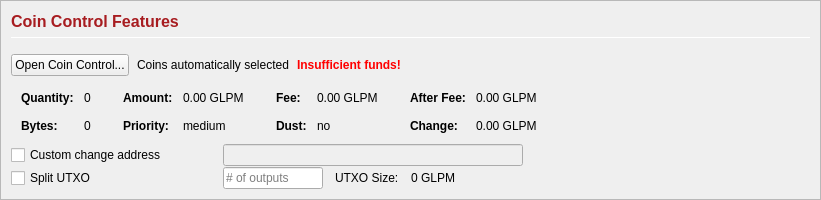
         <widget class="QFrame" name="frameCoinControl">
          <property name="sizePolicy">
           <sizepolicy hsizetype="Expanding" vsizetype="Expanding">
            <horstretch>0</horstretch>
            <verstretch>0</verstretch>
           </sizepolicy>
          </property>
          <property name="maximumSize">
           <size>
            <width>16777215</width>
            <height>16777215</height>
           </size>
          </property>
          <property name="frameShape">
           <enum>QFrame::StyledPanel</enum>
          </property>
          <property name="frameShadow">
           <enum>QFrame::Sunken</enum>
          </property>
          <layout class="QVBoxLayout" name="verticalLayoutCoinControl2">
           <property name="spacing">
            <number>0</number>
           </property>
           <property name="leftMargin">
            <number>0</number>
           </property>
           <property name="topMargin">
            <number>0</number>
           </property>
           <property name="rightMargin">
            <number>0</number>
           </property>
           <property name="bottomMargin">
            <number>0</number>
           </property>
           <item>
            <widget class="QFrame" name="frameCoinControl_BG">
             <layout class="QVBoxLayout" name="verticalLayoutCoinControl" stretch="0,0,0,0,0,0">
              <property name="spacing">
               <number>1</number>
              </property>
              <property name="leftMargin">
               <number>10</number>
              </property>
              <property name="topMargin">
               <number>10</number>
              </property>
              <item>
               <layout class="QHBoxLayout" name="horizontalLayoutCoinControl1">
                <property name="bottomMargin">
                 <number>15</number>
                </property>
                <item>
                 <layout class="QVBoxLayout" name="verticalLayout_3">
                  <property name="spacing">
                   <number>6</number>
                  </property>
                  <item>
                   <widget class="QLabel" name="labelCoinControlFeatures">
                    <property name="sizePolicy">
                     <sizepolicy hsizetype="Preferred" vsizetype="Maximum">
                      <horstretch>0</horstretch>
                      <verstretch>0</verstretch>
                     </sizepolicy>
                    </property>
                    <property name="minimumSize">
                     <size>
                      <width>0</width>
                      <height>20</height>
                     </size>
                    </property>
                    <property name="font">
                     <font>
                      <pointsize>12</pointsize>
                      <weight>75</weight>
                      <bold>true</bold>
                     </font>
                    </property>
                    <property name="styleSheet">
                     <string notr="true">color:#a71c20;font-weight:bold;</string>
                    </property>
                    <property name="text">
                     <string>Coin Control Features</string>
                    </property>
                   </widget>
                  </item>
                  <item>
                   <widget class="Line" name="line">
                    <property name="minimumSize">
                     <size>
                      <width>0</width>
                      <height>1</height>
                     </size>
                    </property>
                    <property name="maximumSize">
                     <size>
                      <width>16777215</width>
                      <height>1</height>
                     </size>
                    </property>
                    <property name="orientation">
                     <enum>Qt::Horizontal</enum>
                    </property>
                   </widget>
                  </item>
                 </layout>
                </item>
               </layout>
              </item>
              <item>
               <layout class="QHBoxLayout" name="horizontalLayoutCoinControl2" stretch="0,0,0,0">
                <property name="spacing">
                 <number>8</number>
                </property>
                <property name="bottomMargin">
                 <number>10</number>
                </property>
                <item>
                 <widget class="QPushButton" name="pushButtonCoinControl">
                  <property name="styleSheet">
                   <string notr="true"/>
                  </property>
                  <property name="text">
                   <string>Open Coin Control...</string>
                  </property>
                  <property name="autoDefault">
                   <bool>false</bool>
                  </property>
                 </widget>
                </item>
                <item>
                 <widget class="QLabel" name="labelCoinControlAutomaticallySelected">
                  <property name="text">
                   <string>Coins automatically selected</string>
                  </property>
                  <property name="margin">
                   <number>5</number>
                  </property>
                 </widget>
                </item>
                <item>
                 <widget class="QLabel" name="labelCoinControlInsuffFunds">
                  <property name="font">
                   <font>
                    <weight>75</weight>
                    <bold>true</bold>
                   </font>
                  </property>
                  <property name="styleSheet">
                   <string notr="true">color:red;font-weight:bold;</string>
                  </property>
                  <property name="text">
                   <string>Insufficient funds!</string>
                  </property>
                  <property name="margin">
                   <number>5</number>
                  </property>
                 </widget>
                </item>
                <item>
                 <spacer name="horizontalSpacerCoinControl">
                  <property name="orientation">
                   <enum>Qt::Horizontal</enum>
                  </property>
                  <property name="sizeHint" stdset="0">
                   <size>
                    <width>40</width>
                    <height>1</height>
                   </size>
                  </property>
                 </spacer>
                </item>
               </layout>
              </item>
              <item>
               <widget class="QWidget" name="widgetCoinControl" native="true">
                <property name="sizePolicy">
                 <sizepolicy hsizetype="Preferred" vsizetype="Preferred">
                  <horstretch>0</horstretch>
                  <verstretch>0</verstretch>
                 </sizepolicy>
                </property>
                <property name="minimumSize">
                 <size>
                  <width>0</width>
                  <height>0</height>
                 </size>
                </property>
                <property name="styleSheet">
                 <string notr="true"/>
                </property>
                <layout class="QHBoxLayout" name="horizontalLayoutCoinControl5">
                 <property name="leftMargin">
                  <number>0</number>
                 </property>
                 <property name="topMargin">
                  <number>0</number>
                 </property>
                 <property name="rightMargin">
                  <number>0</number>
                 </property>
                 <property name="bottomMargin">
                  <number>0</number>
                 </property>
                 <item>
                  <layout class="QHBoxLayout" name="horizontalLayoutCoinControl3" stretch="0,0,0,1">
                   <property name="spacing">
                    <number>20</number>
                   </property>
                   <property name="topMargin">
                    <number>0</number>
                   </property>
                   <property name="bottomMargin">
                    <number>10</number>
                   </property>
                   <item>
                    <layout class="QFormLayout" name="formLayoutCoinControl1">
                     <property name="horizontalSpacing">
                      <number>10</number>
                     </property>
                     <property name="verticalSpacing">
                      <number>14</number>
                     </property>
                     <property name="leftMargin">
                      <number>10</number>
                     </property>
                     <property name="topMargin">
                      <number>4</number>
                     </property>
                     <property name="rightMargin">
                      <number>6</number>
                     </property>
                     <item row="0" column="0">
                      <widget class="QLabel" name="labelCoinControlQuantityText">
                       <property name="font">
                        <font>
                         <weight>75</weight>
                         <bold>true</bold>
                        </font>
                       </property>
                       <property name="text">
                        <string>Quantity:</string>
                       </property>
                       <property name="margin">
                        <number>0</number>
                       </property>
                      </widget>
                     </item>
                     <item row="0" column="1">
                      <widget class="QLabel" name="labelCoinControlQuantity">
                       <property name="cursor">
                        <cursorShape>IBeamCursor</cursorShape>
                       </property>
                       <property name="contextMenuPolicy">
                        <enum>Qt::ActionsContextMenu</enum>
                       </property>
                       <property name="text">
                        <string notr="true">0</string>
                       </property>
                       <property name="margin">
                        <number>0</number>
                       </property>
                       <property name="textInteractionFlags">
                        <set>Qt::LinksAccessibleByMouse|Qt::TextSelectableByKeyboard|Qt::TextSelectableByMouse</set>
                       </property>
                      </widget>
                     </item>
                     <item row="1" column="0">
                      <widget class="QLabel" name="labelCoinControlBytesText">
                       <property name="font">
                        <font>
                         <weight>75</weight>
                         <bold>true</bold>
                        </font>
                       </property>
                       <property name="text">
                        <string>Bytes:</string>
                       </property>
                      </widget>
                     </item>
                     <item row="1" column="1">
                      <widget class="QLabel" name="labelCoinControlBytes">
                       <property name="cursor">
                        <cursorShape>IBeamCursor</cursorShape>
                       </property>
                       <property name="contextMenuPolicy">
                        <enum>Qt::ActionsContextMenu</enum>
                       </property>
                       <property name="text">
                        <string notr="true">0</string>
                       </property>
                       <property name="textInteractionFlags">
                        <set>Qt::LinksAccessibleByMouse|Qt::TextSelectableByKeyboard|Qt::TextSelectableByMouse</set>
                       </property>
                      </widget>
                     </item>
                    </layout>
                   </item>
                   <item>
                    <layout class="QFormLayout" name="formLayoutCoinControl2">
                     <property name="horizontalSpacing">
                      <number>10</number>
                     </property>
                     <property name="verticalSpacing">
                      <number>14</number>
                     </property>
                     <property name="leftMargin">
                      <number>6</number>
                     </property>
                     <property name="topMargin">
                      <number>4</number>
                     </property>
                     <property name="rightMargin">
                      <number>6</number>
                     </property>
                     <item row="0" column="0">
                      <widget class="QLabel" name="labelCoinControlAmountText">
                       <property name="font">
                        <font>
                         <weight>75</weight>
                         <bold>true</bold>
                        </font>
                       </property>
                       <property name="text">
                        <string>Amount:</string>
                       </property>
                       <property name="margin">
                        <number>0</number>
                       </property>
                      </widget>
                     </item>
                     <item row="0" column="1">
                      <widget class="QLabel" name="labelCoinControlAmount">
                       <property name="cursor">
                        <cursorShape>IBeamCursor</cursorShape>
                       </property>
                       <property name="contextMenuPolicy">
                        <enum>Qt::ActionsContextMenu</enum>
                       </property>
                       <property name="text">
                        <string notr="true">0.00 GLPM</string>
                       </property>
                       <property name="textInteractionFlags">
                        <set>Qt::LinksAccessibleByMouse|Qt::TextSelectableByKeyboard|Qt::TextSelectableByMouse</set>
                       </property>
                      </widget>
                     </item>
                     <item row="1" column="0">
                      <widget class="QLabel" name="labelCoinControlPriorityText">
                       <property name="font">
                        <font>
                         <weight>75</weight>
                         <bold>true</bold>
                        </font>
                       </property>
                       <property name="text">
                        <string>Priority:</string>
                       </property>
                      </widget>
                     </item>
                     <item row="1" column="1">
                      <widget class="QLabel" name="labelCoinControlPriority">
                       <property name="cursor">
                        <cursorShape>IBeamCursor</cursorShape>
                       </property>
                       <property name="contextMenuPolicy">
                        <enum>Qt::ActionsContextMenu</enum>
                       </property>
                       <property name="text">
                        <string>medium</string>
                       </property>
                       <property name="textInteractionFlags">
                        <set>Qt::LinksAccessibleByMouse|Qt::TextSelectableByKeyboard|Qt::TextSelectableByMouse</set>
                       </property>
                      </widget>
                     </item>
                    </layout>
                   </item>
                   <item>
                    <layout class="QFormLayout" name="formLayoutCoinControl3">
                     <property name="horizontalSpacing">
                      <number>10</number>
                     </property>
                     <property name="verticalSpacing">
                      <number>14</number>
                     </property>
                     <property name="leftMargin">
                      <number>6</number>
                     </property>
                     <property name="topMargin">
                      <number>4</number>
                     </property>
                     <property name="rightMargin">
                      <number>6</number>
                     </property>
                     <item row="0" column="0">
                      <widget class="QLabel" name="labelCoinControlFeeText">
                       <property name="font">
                        <font>
                         <weight>75</weight>
                         <bold>true</bold>
                        </font>
                       </property>
                       <property name="text">
                        <string>Fee:</string>
                       </property>
                       <property name="margin">
                        <number>0</number>
                       </property>
                      </widget>
                     </item>
                     <item row="0" column="1">
                      <widget class="QLabel" name="labelCoinControlFee">
                       <property name="cursor">
                        <cursorShape>IBeamCursor</cursorShape>
                       </property>
                       <property name="contextMenuPolicy">
                        <enum>Qt::ActionsContextMenu</enum>
                       </property>
                       <property name="text">
                        <string notr="true">0.00 GLPM</string>
                       </property>
                       <property name="textInteractionFlags">
                        <set>Qt::LinksAccessibleByMouse|Qt::TextSelectableByKeyboard|Qt::TextSelectableByMouse</set>
                       </property>
                      </widget>
                     </item>
                     <item row="1" column="0">
                      <widget class="QLabel" name="labelCoinControlLowOutputText">
                       <property name="font">
                        <font>
                         <weight>75</weight>
                         <bold>true</bold>
                        </font>
                       </property>
                       <property name="text">
                        <string>Dust:</string>
                       </property>
                      </widget>
                     </item>
                     <item row="1" column="1">
                      <widget class="QLabel" name="labelCoinControlLowOutput">
                       <property name="cursor">
                        <cursorShape>IBeamCursor</cursorShape>
                       </property>
                       <property name="contextMenuPolicy">
                        <enum>Qt::ActionsContextMenu</enum>
                       </property>
                       <property name="text">
                        <string>no</string>
                       </property>
                       <property name="textInteractionFlags">
                        <set>Qt::LinksAccessibleByMouse|Qt::TextSelectableByKeyboard|Qt::TextSelectableByMouse</set>
                       </property>
                      </widget>
                     </item>
                    </layout>
                   </item>
                   <item>
                    <layout class="QFormLayout" name="formLayoutCoinControl4">
                     <property name="horizontalSpacing">
                      <number>10</number>
                     </property>
                     <property name="verticalSpacing">
                      <number>14</number>
                     </property>
                     <property name="leftMargin">
                      <number>6</number>
                     </property>
                     <property name="topMargin">
                      <number>4</number>
                     </property>
                     <property name="rightMargin">
                      <number>6</number>
                     </property>
                     <item row="0" column="0">
                      <widget class="QLabel" name="labelCoinControlAfterFeeText">
                       <property name="font">
                        <font>
                         <weight>75</weight>
                         <bold>true</bold>
                        </font>
                       </property>
                       <property name="text">
                        <string>After Fee:</string>
                       </property>
                       <property name="margin">
                        <number>0</number>
                       </property>
                      </widget>
                     </item>
                     <item row="0" column="1">
                      <widget class="QLabel" name="labelCoinControlAfterFee">
                       <property name="cursor">
                        <cursorShape>IBeamCursor</cursorShape>
                       </property>
                       <property name="contextMenuPolicy">
                        <enum>Qt::ActionsContextMenu</enum>
                       </property>
                       <property name="text">
                        <string notr="true">0.00 GLPM</string>
                       </property>
                       <property name="textInteractionFlags">
                        <set>Qt::LinksAccessibleByMouse|Qt::TextSelectableByKeyboard|Qt::TextSelectableByMouse</set>
                       </property>
                      </widget>
                     </item>
                     <item row="1" column="0">
                      <widget class="QLabel" name="labelCoinControlChangeText">
                       <property name="font">
                        <font>
                         <weight>75</weight>
                         <bold>true</bold>
                        </font>
                       </property>
                       <property name="text">
                        <string>Change:</string>
                       </property>
                      </widget>
                     </item>
                     <item row="1" column="1">
                      <widget class="QLabel" name="labelCoinControlChange">
                       <property name="cursor">
                        <cursorShape>IBeamCursor</cursorShape>
                       </property>
                       <property name="contextMenuPolicy">
                        <enum>Qt::ActionsContextMenu</enum>
                       </property>
                       <property name="text">
                        <string notr="true">0.00 GLPM</string>
                       </property>
                       <property name="textInteractionFlags">
                        <set>Qt::LinksAccessibleByMouse|Qt::TextSelectableByKeyboard|Qt::TextSelectableByMouse</set>
                       </property>
                      </widget>
                     </item>
                    </layout>
                   </item>
                  </layout>
                 </item>
                </layout>
               </widget>
              </item>
              <item>
               <layout class="QHBoxLayout" name="horizontalLayoutCoinControl4">
                <property name="spacing">
                 <number>12</number>
                </property>
                <property name="sizeConstraint">
                 <enum>QLayout::SetDefaultConstraint</enum>
                </property>
                <property name="topMargin">
                 <number>0</number>
                </property>
                <property name="rightMargin">
                 <number>0</number>
                </property>
                <item>
                 <widget class="QCheckBox" name="checkBoxCoinControlChange">
                  <property name="sizePolicy">
                   <sizepolicy hsizetype="Preferred" vsizetype="Preferred">
                    <horstretch>0</horstretch>
                    <verstretch>0</verstretch>
                   </sizepolicy>
                  </property>
                  <property name="minimumSize">
                   <size>
                    <width>200</width>
                    <height>0</height>
                   </size>
                  </property>
                  <property name="maximumSize">
                   <size>
                    <width>200</width>
                    <height>16777215</height>
                   </size>
                  </property>
                  <property name="toolTip">
                   <string>If this is activated, but the change address is empty or invalid, change will be sent to a newly generated address.</string>
                  </property>
                  <property name="text">
                   <string>Custom change address</string>
                  </property>
                 </widget>
                </item>
                <item>
                 <widget class="QValidatedLineEdit" name="lineEditCoinControlChange">
                  <property name="enabled">
                   <bool>false</bool>
                  </property>
                  <property name="sizePolicy">
                   <sizepolicy hsizetype="Preferred" vsizetype="Preferred">
                    <horstretch>0</horstretch>
                    <verstretch>0</verstretch>
                   </sizepolicy>
                  </property>
                  <property name="minimumSize">
                   <size>
                    <width>300</width>
                    <height>0</height>
                   </size>
                  </property>
                 </widget>
                </item>
                <item>
                 <widget class="QLabel" name="labelCoinControlChangeLabel">
                  <property name="sizePolicy">
                   <sizepolicy hsizetype="Preferred" vsizetype="Preferred">
                    <horstretch>0</horstretch>
                    <verstretch>0</verstretch>
                   </sizepolicy>
                  </property>
                  <property name="minimumSize">
                   <size>
                    <width>100</width>
                    <height>0</height>
                   </size>
                  </property>
                  <property name="text">
                   <string/>
                  </property>
                  <property name="margin">
                   <number>3</number>
                  </property>
                 </widget>
                </item>
               </layout>
              </item>
              <item>
               <layout class="QHBoxLayout" name="horizontalLayoutCoinControl6">
                <property name="spacing">
                 <number>12</number>
                </property>
                <property name="rightMargin">
                 <number>0</number>
                </property>
                <item>
                 <widget class="QCheckBox" name="splitBlockCheckBox">
                  <property name="sizePolicy">
                   <sizepolicy hsizetype="Preferred" vsizetype="Preferred">
                    <horstretch>0</horstretch>
                    <verstretch>0</verstretch>
                   </sizepolicy>
                  </property>
                  <property name="minimumSize">
                   <size>
                    <width>200</width>
                    <height>0</height>
                   </size>
                  </property>
                  <property name="maximumSize">
                   <size>
                    <width>200</width>
                    <height>16777215</height>
                   </size>
                  </property>
                  <property name="text">
                   <string>Split UTXO</string>
                  </property>
                 </widget>
                </item>
                <item>
                 <widget class="QLineEdit" name="splitBlockLineEdit">
                  <property name="sizePolicy">
                   <sizepolicy hsizetype="Preferred" vsizetype="Preferred">
                    <horstretch>50</horstretch>
                    <verstretch>0</verstretch>
                   </sizepolicy>
                  </property>
                  <property name="minimumSize">
                   <size>
                    <width>100</width>
                    <height>0</height>
                   </size>
                  </property>
                  <property name="maximumSize">
                   <size>
                    <width>100</width>
                    <height>16777215</height>
                   </size>
                  </property>
                  <property name="placeholderText">
                   <string># of outputs</string>
                  </property>
                 </widget>
                </item>
                <item>
                 <widget class="QLabel" name="labelBlockSizeText">
                  <property name="text">
                   <string>UTXO Size:</string>
                  </property>
                 </widget>
                </item>
                <item>
                 <widget class="QLabel" name="labelBlockSize">
                  <property name="text">
                   <string>0 GLPM</string>
                  </property>
                 </widget>
                </item>
                <item>
                 <spacer name="horizontalSpacer_7">
                  <property name="orientation">
                   <enum>Qt::Horizontal</enum>
                  </property>
                  <property name="sizeHint" stdset="0">
                   <size>
                    <width>40</width>
                    <height>20</height>
                   </size>
                  </property>
                 </spacer>
                </item>
               </layout>
              </item>
              <item>
               <spacer name="verticalSpacerCoinControl">
                <property name="orientation">
                 <enum>Qt::Vertical</enum>
                </property>
                <property name="sizeHint" stdset="0">
                 <size>
                  <width>800</width>
                  <height>1</height>
                 </size>
                </property>
               </spacer>
              </item>
             </layout>
            </widget>
           </item>
          </layout>
         </widget>
